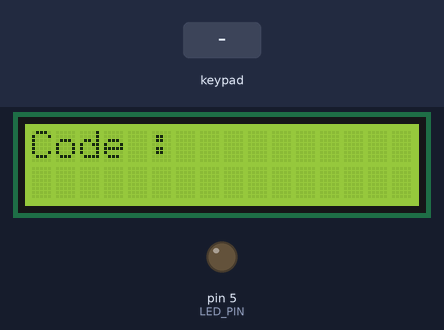
A sketch run on a simulated Arduino Uno, built with avr-gcc and run on an emulated ATmega328P. Shown: 16×2 character LCD, output pins drawn as LEDs (lit = HIGH). The inputs (shaded band) are chosen by the test bench.

Above: at 1.2 s.
1.3 s: keypad keys 1 2 3 4 # pressed 0.4 s apart
At 3.8 s:
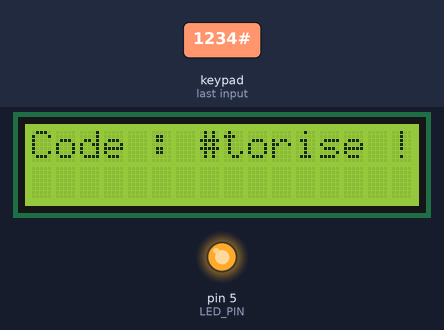
6.3 s: key '1' pressed
At 7.2 s:
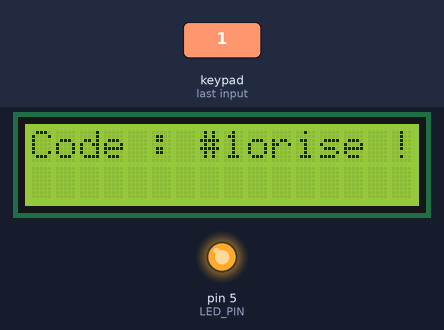
9.0 s: keypad keys 1 3 1 2 1 1 1 0 # pressed 0.4 s apart
At 13.5 s:
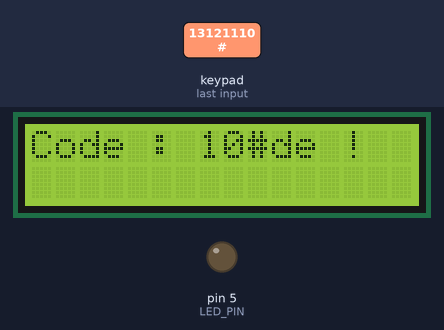
14.1 s: key '2' pressed
At 15.3 s:
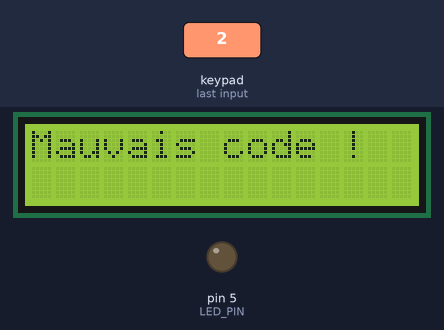
15.6 s: key 'A' pressed
At 15.9 s:
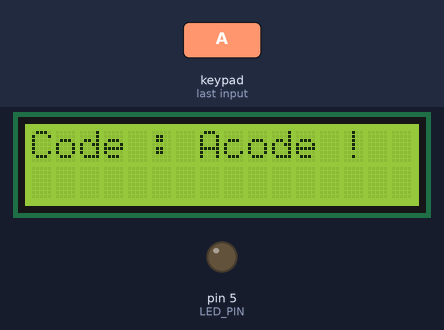
17.1 s: keypad keys 1 2 3 4 * pressed 0.4 s apart
At 19.3 s:
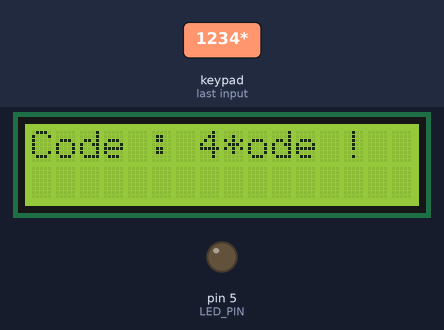
Timing chart, 0 to 20.8 s (numbered marks = the images above; inputs shaded):
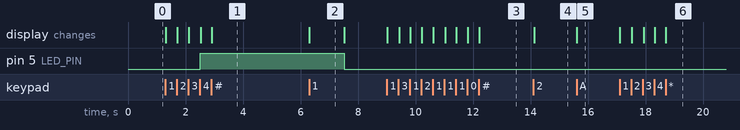

The sketch:

05_digicode.ino
```cpp
#include <Wire.h>
#include <LiquidCrystal_I2C.h>
#include <Keypad.h>

const int LED_PIN = 5;       // LED sur pin 5
const String CODE_SECRET = "1234"; // Code à taper

const byte ROWS = 4;
const byte COLS = 4;
char keys[ROWS][COLS] = {
  {'1','2','3','A'},
  {'4','5','6','B'},
  {'7','8','9','C'},
  {'*','0','#','D'}
};

byte rowPins[ROWS] = {13, 12, 11, 10};
byte colPins[COLS] = {9, 8, 7, 6};

Keypad keypad = Keypad(makeKeymap(keys), rowPins, colPins, ROWS, COLS);
LiquidCrystal_I2C lcd(0x27, 16, 2);

String saisie = "";           // Stocke les touches tapées
bool ledAllumee = false;      // Etat de la LED
unsigned long tempAllumage;   // Mémorise l'heure d'allumage

void setup() {
  pinMode(LED_PIN, OUTPUT);
  lcd.init();
  lcd.backlight();
  lcd.setCursor(0, 0);
  lcd.print("Code : ");
}

void loop() {
  char key = keypad.getKey();

  if (key) {
    saisie += key;            // Ajoute la touche à la saisie
    lcd.setCursor(0, 0);
    lcd.print("Code : ");
    lcd.print(saisie);        // Affiche la saisie en cours

    // Quand 4 touches ont été tapées
    if (saisie.length() == 4) {
      if (saisie == CODE_SECRET) {  // Bon code
        digitalWrite(LED_PIN, HIGH);
        ledAllumee = true;
        tempAllumage = millis();    // Mémorise l'heure d'allumage
        lcd.clear();
        lcd.setCursor(0, 0);
        lcd.print("Acces autorise !");
      } else {                      // Mauvais code
        digitalWrite(LED_PIN, LOW);
        lcd.clear();
        lcd.setCursor(0, 0);
        lcd.print("Mauvais code !");
      }
      saisie = "";            // Remet la saisie à zéro
    }
  }

  // Eteint la LED après 5 secondes
  if (ledAllumee && millis() - tempAllumage >= 5000) {
    digitalWrite(LED_PIN, LOW);
    ledAllumee = false;
    lcd.clear();
    lcd.setCursor(0, 0);
    lcd.print("Code : ");     // Réaffiche l'invite
  }
}
```

Measured:
- after the input at 1.3 s, pin 5 (LED_PIN): LOW → HIGH after 1.2 s; the display: first changes at once (image 1 shows a later state)
- after the input at 6.3 s, the display: changes at once (image 2)
- after the input at 9.0 s, the display: first changes at once (image 3 shows a later state)
- after the input at 14.1 s, the display: changes at once (image 4)
- after the input at 15.6 s, the display: changes at once (image 5)
- after the input at 17.1 s, the display: first changes at once (image 6 shows a later state)
- what the display in image 2 shows lasts 1.2 s, from 6.3 s to 7.5 s
